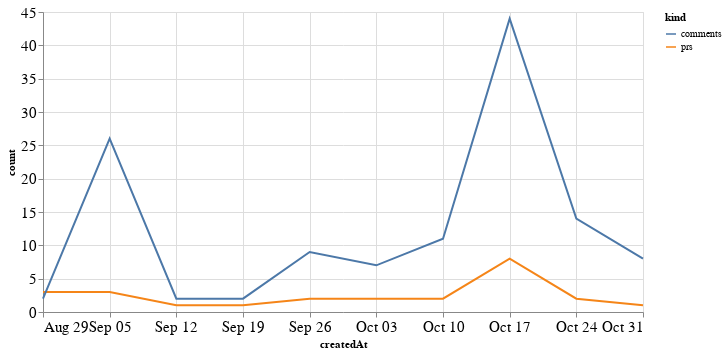

Notebook cell for this chart:
### Code cell
alt.Chart(total_time, width=600).mark_line().encode(
    x='createdAt',
    y='count',
    color='kind'
)

### Figure 1 — Vega-Lite specification as saved in the notebook (floating-point values rounded to 4 significant figures)
{"config": {"axisLeft": {"labelFontSize": 15}, "axisBottom": {"labelFontSize": 15}}, "data": {"name": "data-18b39a7204469ec9cf4d24eb38d7e7a8"}, "mark": "line", "encoding": {"color": {"type": "nominal", "field": "kind"}, "x": {"type": "temporal", "field": "createdAt"}, "y": {"type": "quantitative", "field": "count"}}, "width": 600, "$schema": "https://vega.github.io/schema/vega-lite/v4.8.1.json", "datasets": {"data-18b39a7204469ec9cf4d24eb38d7e7a8": [{"createdAt": "2021-08-29T00:00:00", "kind": "prs", "count": 3}, {"createdAt": "2021-09-05T00:00:00", "kind": "prs", "count": 3}, {"createdAt": "2021-09-12T00:00:00", "kind": "prs", "count": 1}, {"createdAt": "2021-09-19T00:00:00", "kind": "prs", "count": 1}, {"createdAt": "2021-09-26T00:00:00", "kind": "prs", "count": 2}, {"createdAt": "2021-10-03T00:00:00", "kind": "prs", "count": 2}, {"createdAt": "2021-10-10T00:00:00", "kind": "prs", "count": 2}, {"createdAt": "2021-10-17T00:00:00", "kind": "prs", "count": 8}, {"createdAt": "2021-10-24T00:00:00", "kind": "prs", "count": 2}, {"createdAt": "2021-10-31T00:00:00", "kind": "prs", "count": 1}, {"createdAt": "2021-08-29T00:00:00", "kind": "comments", "count": 2}, {"createdAt": "2021-09-05T00:00:00", "kind": "comments", "count": 26}, {"createdAt": "2021-09-12T00:00:00", "kind": "comments", "count": 2}, {"createdAt": "2021-09-19T00:00:00", "kind": "comments", "count": 2}, {"createdAt": "2021-09-26T00:00:00", "kind": "comments", "count": 9}, {"createdAt": "2021-10-03T00:00:00", "kind": "comments", "count": 7}, {"createdAt": "2021-10-10T00:00:00", "kind": "comments", "count": 11}, {"createdAt": "2021-10-17T00:00:00", "kind": "comments", "count": 44}, {"createdAt": "2021-10-24T00:00:00", "kind": "comments", "count": 14}, {"createdAt": "2021-10-31T00:00:00", "kind": "comments", "count": 8}]}}
